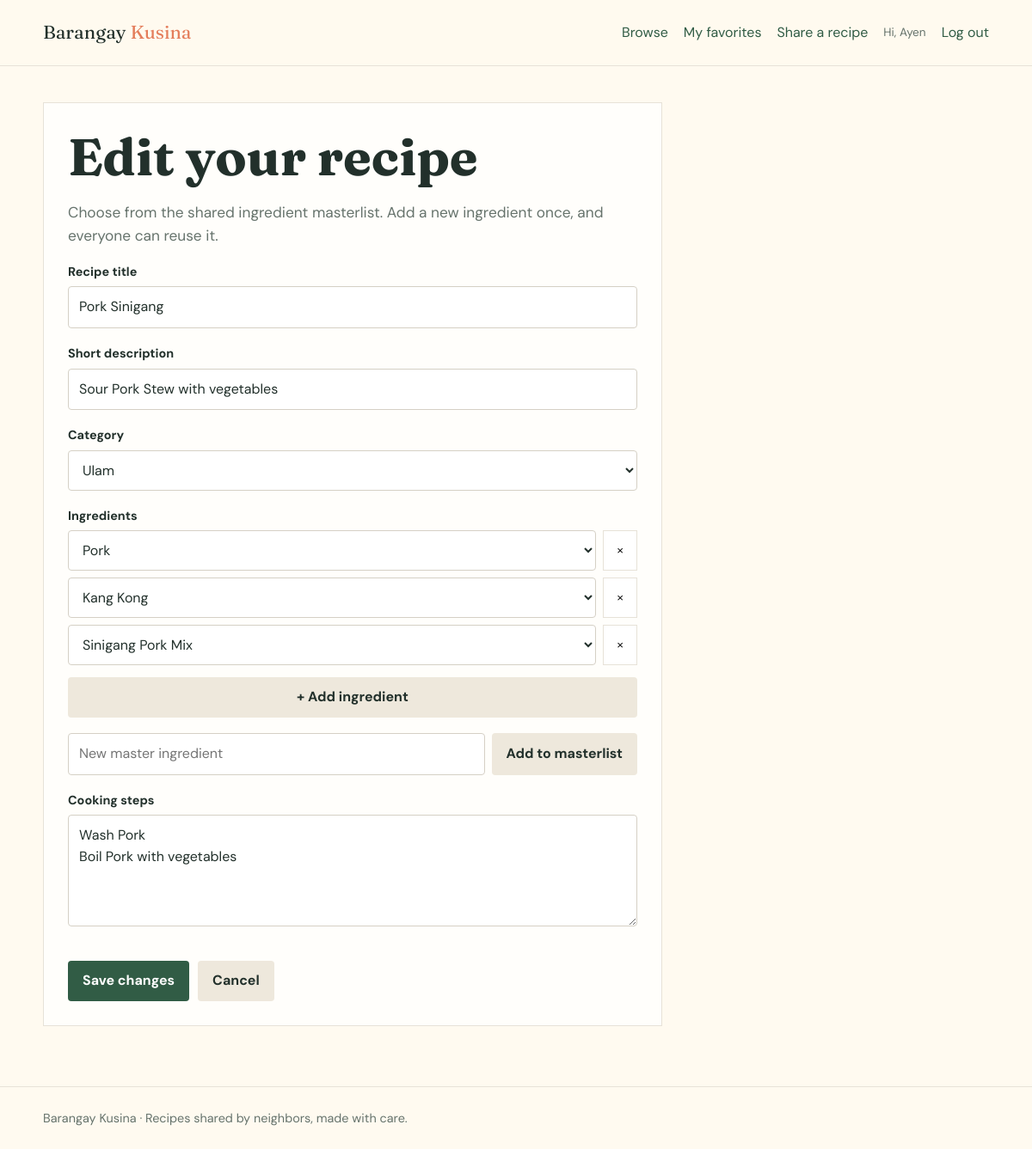
Screenshot of /recipe_form.php?id=3 (signed in) with the database file from the repository.
### tables this page shows
CREATE TABLE `users` (
  `id` int(10) UNSIGNED NOT NULL,
  `name` varchar(80) NOT NULL,
  `email` varchar(160) NOT NULL,
  `password` varchar(255) NOT NULL,
  `created_at` timestamp NOT NULL DEFAULT current_timestamp()
);

CREATE TABLE `recipes` (
  `id` int(10) UNSIGNED NOT NULL,
  `user_id` int(10) UNSIGNED NOT NULL,
  `category_id` int(10) UNSIGNED NOT NULL,
  `title` varchar(120) NOT NULL,
  `description` varchar(255) NOT NULL,
  `instructions` text NOT NULL,
  `ingredient_ids` longtext NOT NULL CHECK (json_valid(`ingredient_ids`)),
  `created_at` timestamp NOT NULL DEFAULT current_timestamp(),
  `updated_at` timestamp NOT NULL DEFAULT current_timestamp() ON UPDATE current_timestamp()
);

CREATE TABLE `categories` (
  `id` int(10) UNSIGNED NOT NULL,
  `name` varchar(60) NOT NULL
);

CREATE TABLE `ingredients` (
  `id` int(10) UNSIGNED NOT NULL,
  `name` varchar(160) NOT NULL,
  `created_at` timestamp NOT NULL DEFAULT current_timestamp()
);

### config.php (called while the page is built, shortened)
<?php
class Database
{
    private static ?PDO $connection = null;
    public static function connection(): PDO
    {
        if (self::$connection === null) {
            self::$connection = new PDO(
                'mysql:host=' . DB_HOST . ';dbname=' . DB_NAME . ';charset=utf8mb4',
                DB_USER,
                DB_PASS,
                [
                    PDO::ATTR_ERRMODE => PDO::ERRMODE_EXCEPTION,
                    PDO::ATTR_DEFAULT_FETCH_MODE => PDO::FETCH_ASSOC,
                    PDO::ATTR_EMULATE_PREPARES => false,
                ]
            );
        }
        return self::$connection;
    }
}
function db(): PDO
{
    return Database::connection();
}

### bootstrap.php (called while the page is built, shortened)
<?php
require_once __DIR__ . '/config.php';
function e(mixed $value): string
{
    $text = is_scalar($value) ? (string) $value : '';
    return htmlspecialchars($text, ENT_QUOTES, 'UTF-8');
}
function current_user(): ?array
{
    static $user = null;
    if ($user === null) {
        $statement = db()->prepare('SELECT id, name, email FROM users WHERE id = ?');
        $statement->execute([$_SESSION['user_id']]);
        $user = $statement->fetch() ?: null;
    }
    return $user;
}
function require_login(): array
{
    $user = current_user();
    return $user;
}
function csrf_token(): string
{
    return $_SESSION['csrf'];
}

### recipe_form.php (the view, shortened to what this page needs)
<?php
require_once __DIR__ . '/bootstrap.php';
$user = require_login();
$recipe_id = (int) ($_GET['id'] ?? 0);
$recipe = null;
$selected_ingredients = [];
if ($recipe_id) {
	$statement = db()->prepare('SELECT * FROM recipes WHERE id = ? AND user_id = ?');
	$statement->execute([$recipe_id, $user['id']]);
	$recipe = $statement->fetch();
	$selected_ingredients = json_decode($recipe['ingredient_ids'], true) ?: [];
}
$categories = db()->query('SELECT id, name FROM categories ORDER BY name')->fetchAll();
$master_ingredients = db()->query('SELECT id, name FROM ingredients ORDER BY name')->fetchAll();
require __DIR__ . '/header.php';
?>
<div class="panel">
	<h1><?= $recipe ? 'Edit your recipe' : 'Share a recipe' ?></h1>
	<p class="lede">Choose from the shared ingredient masterlist. Add a new ingredient once, and everyone can reuse it.</p>
	<form class="form-stack" method="post" action="recipe_save.php">
		<div class="field">
			<label for="title">Recipe title</label>
			<input id="title" name="title" required maxlength="120" value="<?= e($recipe['title'] ?? '') ?>">
		</div>
		<div class="field">
			<label for="description">Short description</label>
			<input id="description" name="description" required maxlength="255" value="<?= e($recipe['description'] ?? '') ?>">
		</div>
		<div class="field">
			<label for="category">Category</label>
			<select id="category" name="category_id" required>
				<?php foreach ($categories as $category): ?>
					<option value="<?= $category['id'] ?>" <?= (int) ($recipe['category_id'] ?? 0) === (int) $category['id'] ? 'selected' : '' ?>>
						<?= e($category['name']) ?>
					</option>
				<?php endforeach; ?>
			</select>
		</div>
		<div class="field">
			<label>Ingredients</label>
			<div id="ingredients">
				<?php foreach ($selected_ingredients as $selected_id): ?>
					<div class="ingredient-row">
						<select name="ingredient_ids[]" required>
							<?php foreach ($master_ingredients as $ingredient): ?>
								<option value="<?= $ingredient['id'] ?>" <?= (string) $selected_id === (string) $ingredient['id'] ? 'selected' : '' ?>>
									<?= e($ingredient['name']) ?>
								</option>
							<?php endforeach; ?>
						</select>
						<button type="button" aria-label="Remove ingredient">&times;</button>
					</div>
				<?php endforeach; ?>
			</div>
			<button id="add-ingredient" class="button secondary" type="button">+ Add ingredient</button>
			<div class="ingredient-new">
				<input id="new-ingredient" maxlength="160" placeholder="New master ingredient">
				<button id="save-ingredient" class="button secondary" type="button" data-csrf="<?= csrf_token() ?>">
					Add to masterlist
				</button>
			</div>
		</div>
		<div class="field">
			<label for="instructions">Cooking steps</label>
			<textarea id="instructions" name="instructions" required maxlength="10000" placeholder="Write one step per line..."><?= e($recipe['instructions'] ?? '') ?></textarea>
		</div>
		<div class="actions">
			<button class="button" type="submit"><?= $recipe ? 'Save changes' : 'Publish recipe' ?></button>
			<a class="button secondary" href="index.php">Cancel</a>
		</div>
	</form>
</div>
<?php require __DIR__ . '/footer.php'; ?>

### header.php (shortened to what this page needs)
<?php
require_once __DIR__ . '/bootstrap.php';
$user = current_user();
?><!doctype html>
<html lang="en">
<head>
    <link rel="stylesheet" href="assets/style.css">
</head>
<body>
<header class="site-header"><div class="container nav">
    <a class="brand" href="index.php">Barangay <span>Kusina</span></a>
    <nav class="nav-links">
        <?php if ($user): ?>
            <a href="index.php">Browse</a><a href="favorites.php">My favorites</a><a href="recipe_form.php">Share a recipe</a>
            <span class="small">Hi, <?= e($user['name']) ?></span><a href="logout.php">Log out</a>
        <?php else: ?>
            <a href="login.php">Log in</a><a class="button" href="register.php">Join the kitchen</a>
        <?php endif; ?>
    </nav>
</div></header>
<main><div class="container">

### assets/style.css (style rules this page uses)
:root { --ink:#22302b; --muted:#66736c; --cream:#fffaf0; --paper:#fffefb; --leaf:#315c45; --lime:#c7df78; --coral:#e47d5b; --line:#e7e2d8; }
* { box-sizing:border-box; }
body { margin:0; color:var(--ink); background:var(--cream); font-family:'DM Sans',sans-serif; line-height:1.55; }
a { color:var(--leaf); text-decoration:none; }
.container { width:min(1100px, calc(100% - 32px)); margin:auto; }
.site-header { border-bottom:1px solid var(--line); background:rgba(255,250,240,.94); }
.nav { min-height:76px; display:flex; align-items:center; justify-content:space-between; gap:20px; }
.brand { color:var(--ink); font-family:Fraunces,serif; font-size:1.35rem; }
.brand span { color:var(--coral); }
.nav-links { display:flex; align-items:center; gap:18px; flex-wrap:wrap; }
main { padding:42px 0 70px; }
h1,h2,h3 { font-family:Fraunces,serif; line-height:1.15; margin-top:0; }
h1 { font-size:clamp(2.2rem,5vw,4.2rem); max-width:680px; margin-bottom:14px; }
.lede { color:var(--muted); max-width:650px; font-size:1.08rem; }
.button { border:0; cursor:pointer; display:inline-block; padding:11px 17px; border-radius:4px; background:var(--leaf); color:white; font:inherit; font-weight:700; }
.button.secondary { color:var(--ink); background:#eee8dc; }
.actions { display:flex; gap:10px; flex-wrap:wrap; margin-top:22px; }
.field { display:flex; flex-direction:column; gap:6px; flex:1; min-width:180px; }
label { font-size:.9rem; font-weight:700; }
input,textarea,select { width:100%; padding:11px 12px; border:1px solid #d5d0c5; border-radius:4px; background:white; color:var(--ink); font:inherit; }
textarea { min-height:130px; resize:vertical; }
.panel { background:var(--paper); border:1px solid var(--line); padding:28px; max-width:720px; }
.form-stack { display:grid; gap:18px; }
.ingredient-row { display:flex; gap:8px; margin-bottom:8px; }
.ingredient-row button { width:42px; border:1px solid var(--line); background:#fff; cursor:pointer; }
.ingredient-new { display:flex; gap:8px; margin-top:12px; }
.ingredient-new input { flex:1; }
.small { color:var(--muted); font-size:.85rem; }

### rows the page displays
users: name "Ayen"
recipes: title "Pork Sinigang", description "Sour Pork Stew with vegetables", category_id "Ulam", ingredient_ids.name "Pork", ingredient_ids.name "Kang Kong", ingredient_ids.name "Sinigang Pork Mix", instructions "Wash Pork Boil Pork with vegetables"
